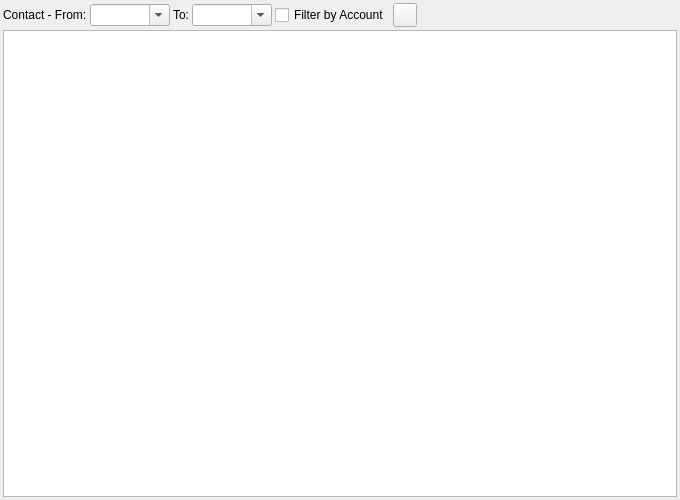
<?xml version="1.0" encoding="UTF-8"?>
<ui version="4.0">
 <class>SRM_ContactReportWidget</class>
 <widget class="QWidget" name="SRM_ContactReportWidget">
  <property name="geometry">
   <rect>
    <x>0</x>
    <y>0</y>
    <width>680</width>
    <height>500</height>
   </rect>
  </property>
  <property name="windowTitle">
   <string>Dialog</string>
  </property>
  <layout class="QGridLayout" name="gridLayout">
   <property name="leftMargin">
    <number>3</number>
   </property>
   <property name="topMargin">
    <number>3</number>
   </property>
   <property name="rightMargin">
    <number>3</number>
   </property>
   <property name="bottomMargin">
    <number>3</number>
   </property>
   <property name="spacing">
    <number>3</number>
   </property>
   <item row="0" column="0">
    <layout class="QHBoxLayout" name="horizontalLayout_2">
     <item>
      <widget class="QLabel" name="lblCustomerFrom">
       <property name="text">
        <string>Contact - From:</string>
       </property>
      </widget>
     </item>
     <item>
      <widget class="QComboBox" name="cbFrom">
       <property name="minimumSize">
        <size>
         <width>80</width>
         <height>0</height>
        </size>
       </property>
       <property name="editable">
        <bool>true</bool>
       </property>
       <property name="maxVisibleItems">
        <number>15</number>
       </property>
      </widget>
     </item>
     <item>
      <widget class="QLabel" name="label_4">
       <property name="text">
        <string>To:</string>
       </property>
      </widget>
     </item>
     <item>
      <widget class="QComboBox" name="cbTo">
       <property name="minimumSize">
        <size>
         <width>80</width>
         <height>0</height>
        </size>
       </property>
       <property name="editable">
        <bool>true</bool>
       </property>
       <property name="maxVisibleItems">
        <number>15</number>
       </property>
      </widget>
     </item>
     <item>
      <widget class="QCheckBox" name="cbFilterByAccount">
       <property name="text">
        <string>Filter by Account</string>
       </property>
      </widget>
     </item>
     <item>
      <widget class="QToolButton" name="pbRefresh">
       <property name="minimumSize">
        <size>
         <width>24</width>
         <height>24</height>
        </size>
       </property>
       <property name="maximumSize">
        <size>
         <width>24</width>
         <height>24</height>
        </size>
       </property>
       <property name="toolTip">
        <string>Refresh contact report</string>
       </property>
       <property name="text">
        <string/>
       </property>
       <property name="icon">
        <iconset resource="../../../db/src/gui/db.qrc">
         <normaloff>:/images/icons/arrow_refresh.png</normaloff>:/images/icons/arrow_refresh.png</iconset>
       </property>
      </widget>
     </item>
     <item>
      <spacer name="horizontalSpacer_2">
       <property name="orientation">
        <enum>Qt::Horizontal</enum>
       </property>
       <property name="sizeHint" stdset="0">
        <size>
         <width>40</width>
         <height>20</height>
        </size>
       </property>
      </spacer>
     </item>
    </layout>
   </item>
   <item row="1" column="0">
    <widget class="RB_TextEdit" name="teReport"/>
   </item>
  </layout>
 </widget>
 <customwidgets>
  <customwidget>
   <class>RB_TextEdit</class>
   <extends>QTextEdit</extends>
   <header>rb_textedit.h</header>
  </customwidget>
 </customwidgets>
 <tabstops>
  <tabstop>teReport</tabstop>
  <tabstop>cbFrom</tabstop>
  <tabstop>cbTo</tabstop>
  <tabstop>cbFilterByAccount</tabstop>
  <tabstop>pbRefresh</tabstop>
 </tabstops>
 <resources>
  <include location="../../../db/src/gui/db.qrc"/>
 </resources>
 <connections/>
</ui>
